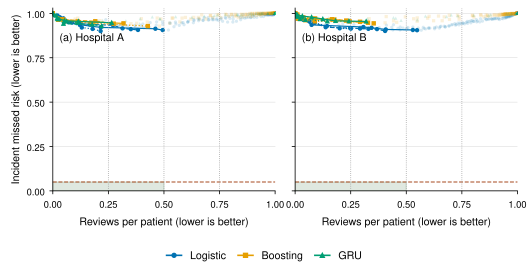

This chart was generated by the following Python code:
"""All-seed first-alert frontiers. Run: uv run --locked python figs/incident_frontier.py"""
from pathlib import Path
import pandas as pd
import matplotlib.pyplot as plt
from matplotlib.lines import Line2D
from orx_figstyle import use_style,save,PALETTE
root=Path(__file__).parent;d=pd.read_csv(root/'frontiers.csv');use_style()
fig,axes=plt.subplots(1,2,figsize=(5.5,2.8),sharey=True)
models=[('logistic','blue','o'),('boosting','orange','s'),('gru','green','^')]
for ax,site,label in zip(axes,['A','B'],['(a)','(b)']):
    for model,color,marker in models:
        for seed,ls in [(11,'-'),(29,'--'),(47,':')]:
            a=d[(d.site==site)&(d.model==model)&(d.seed==seed)&(d.policy=='once')].sort_values(['reviews_per_patient','conditional_incident_miss']);best=2;keep=[]
            ax.scatter(a.reviews_per_patient,a.conditional_incident_miss,s=6,marker=marker,color=PALETTE[color],alpha=.15,linewidths=0)
            for i,r in a.iterrows():
                if r.conditional_incident_miss<best:best=r.conditional_incident_miss;keep.append(i)
            a=a.loc[keep];ax.plot(a.reviews_per_patient,a.conditional_incident_miss,ls,color=PALETTE[color],linewidth=.9,marker=marker,markersize=2.3)
    ax.axhline(.05,color='#ad542d',ls='--',lw=.8)
    for k in [.25,.5,.75]:ax.axvline(k,color='#999',ls=':',lw=.6)
    ax.fill_between([0,.5],0,.05,color='#638c65',alpha=.2)
    ax.text(.03,.82,f'{label} Hospital {site}',transform=ax.transAxes,fontsize=8)
    ax.set(xlim=(0,1),ylim=(0,1.03),xticks=[0,.25,.5,.75,1],yticks=[0,.25,.5,.75,1],xlabel='Reviews per patient (lower is better)')
axes[0].set_ylabel('Incident missed risk (lower is better)')
handles=[Line2D([],[],color=PALETTE[c],marker=m,markersize=3,label=('GRU' if n=='gru' else n.title())) for n,c,m in models]
fig.legend(handles=handles,ncol=3,loc='lower center',bbox_to_anchor=(.5,0),frameon=False,fontsize=8)
fig.subplots_adjust(left=.1,right=.98,top=.97,bottom=.29,wspace=.09)
save(fig,str(root/'incident_frontier'),formats=('pdf','svg'))
